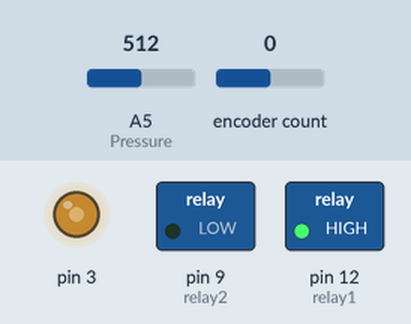
Simulated run of this sketch. Board: Arduino Uno, built with avr-gcc and run on an emulated ATmega328P. Shown: switched loads named in the sketch (green lamp = pin HIGH), output pins drawn as LEDs (lit = HIGH). Inputs (shaded band) come from the test bench; at power-on: A5 (Pressure) = 512, encoder count 0. What the sketch prints to the serial monitor is not drawn.

Above: at 1.2 s.
1.3 s: A5 (Pressure) set to 306
At 1.8 s:
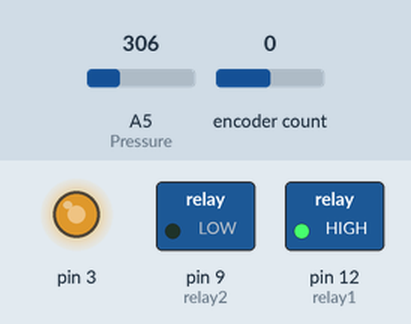
2.8 s: A5 (Pressure) set to 122
At 4.0 s:
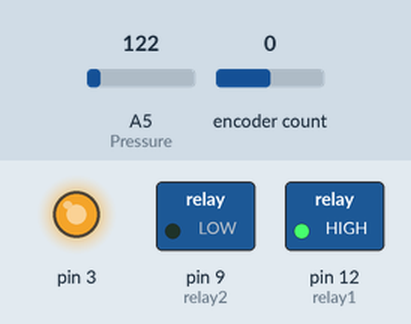
4.3 s: A5 (Pressure) set to 9
At 5.3 s:
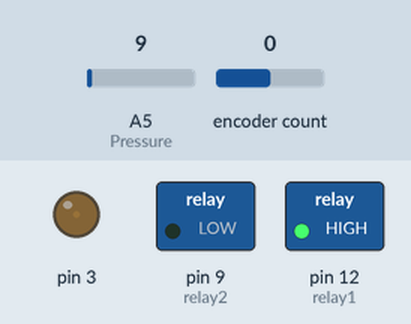
5.8 s: A5 (Pressure) set to 1023
At 6.4 s:
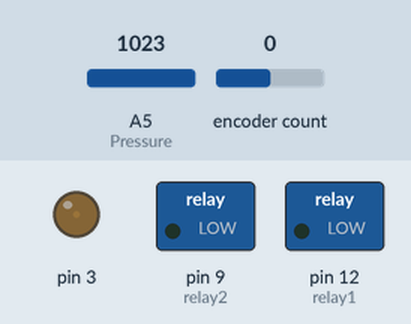
Timing chart, 0 to 8.3 s (numbered marks = the images above; inputs shaded):
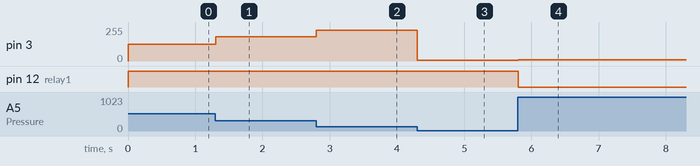

The sketch:

Pixel1.ino
```cpp
#include <Encoder.h>
#include <EEPROM.h>
const int relay1 = 12;
const int relay2 = 9;

const int Pressure = A5;// Pressure Sensing
int PWM = 0;
int Inverse_PWM = 0;
int level = 0;

Encoder myEnc(2, 7); //  Set up the linear actuator encoder using pins which support interrupts, avoid using pins with LEDs attached i.e. 13
long oldPosition  = -99999; //   intializing it with random negative value
long oldPressure  = -99999; //   intializing it with random negative value
int currentPosition  = -99999; //   intializing it with random negative value
int correction = 0;

void setup() {
  pinMode(Pressure, INPUT); //Pressure Sensor
  pinMode(relay1, OUTPUT); //Initiates Motor Channel A pin
  pinMode(relay2, OUTPUT); //Initiates Brake Channel A pin
  Serial.begin(9600);
  correction = EEPROMReadInt(0); // reading the last position of motor from EEPROM to later caliberate HallEffect sensor values
}

void loop() {

  if (oldPressure > 19 &&  currentPosition > level )
  {
    retractActuator();
  }
  else
  {
    if (currentPosition < level - 100)
    {
      extendActuator();
    }
    else
    {
      stopActuator();
    }

  }

  long newPressure = analogRead(Pressure) / 10; //checking if the pressure has changed

  if (newPressure != oldPressure) {
    oldPressure = newPressure;
    PWM = map(newPressure, 20, 99, 0, 255);  // speed for retraction
    Inverse_PWM = map(newPressure, 99, 3, 0, 255);  // speed for extraction
    level = map(newPressure, 10, 99, 6300, 0);
  }

  long newPosition = myEnc.read();  //check the encoder to see if the position has changed
  if (newPosition != oldPosition) {
    oldPosition = newPosition;
    currentPosition = newPosition + correction; //caliberating the motor position
    EEPROMWriteInt(0, currentPosition); //saving motor position in EEPROM

  }

  char c = newPressure;
  Serial.write(c); // sending pressure value through Xbee

}

void extendActuator() {
  digitalWrite(relay1, HIGH);
  digitalWrite(relay2, LOW);
  analogWrite(3, Inverse_PWM);
}

void retractActuator() {
  digitalWrite(relay1, LOW);
  digitalWrite(relay2, LOW);
  analogWrite(3, PWM);
}

void stopActuator() {
  digitalWrite(relay2, HIGH);
  analogWrite(3, 0);
}

void EEPROMWriteInt(int address, int value)
{
  byte two = (value & 0xFF);
  byte one = ((value >> 8) & 0xFF);

  EEPROM.update(address, two);
  EEPROM.update(address + 1, one);
}

int EEPROMReadInt(int address)
{
  long two = EEPROM.read(address);
  long one = EEPROM.read(address + 1);

  return ((two << 0) & 0xFFFFFF) + ((one << 8) & 0xFFFFFFFF);
}
```

Measured:
- after the input at 1.3 s, pin 3: 127/255 → 183/255 at once
- after the input at 2.8 s, pin 3: 183/255 → 231/255 at once
- after the input at 4.3 s, pin 3: 231/255 → 6/255 at once
- after the input at 5.8 s, pin 3: 6/255 → 8/255 at once; pin 12 (relay1): HIGH → LOW at once
